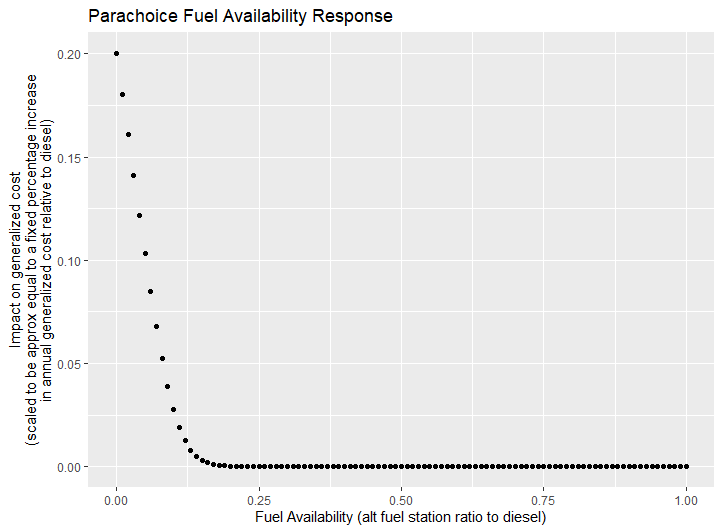

Reproduce this figure in R.
library(tidyverse)

# Parachoice's Fuel Availability Response
# implemented as coefficient to logit, equivalent to ASC in utility of logit
theta_infrasav <- function(FA) {
  1/(1+exp(-((FA-0.1)/0.02)))
}

FA <- seq(0,1,0.01)
ParachoiceFAR <- FA %>%
  bind_cols(FA %>% map(theta_infrasav) %>% unlist()) %>%
  rename(FA = ...1, theta_infrasav = ...2) %>%
  mutate(lnthetadivnegbeta = log(theta_infrasav)/(-25))

ParachoiceFAR %>% View()

ParachoiceFAR %>%
  ggplot() +
  geom_point(aes(x = FA, y = lnthetadivnegbeta)) +
  labs(x = "Fuel Availability (alt fuel station ratio to diesel)",
       y = "Impact on generalized cost\n(scaled to be approx equal to a fixed percentage increase\nin annual generalized cost relative to diesel)",
       title = "Parachoice Fuel Availability Response")
